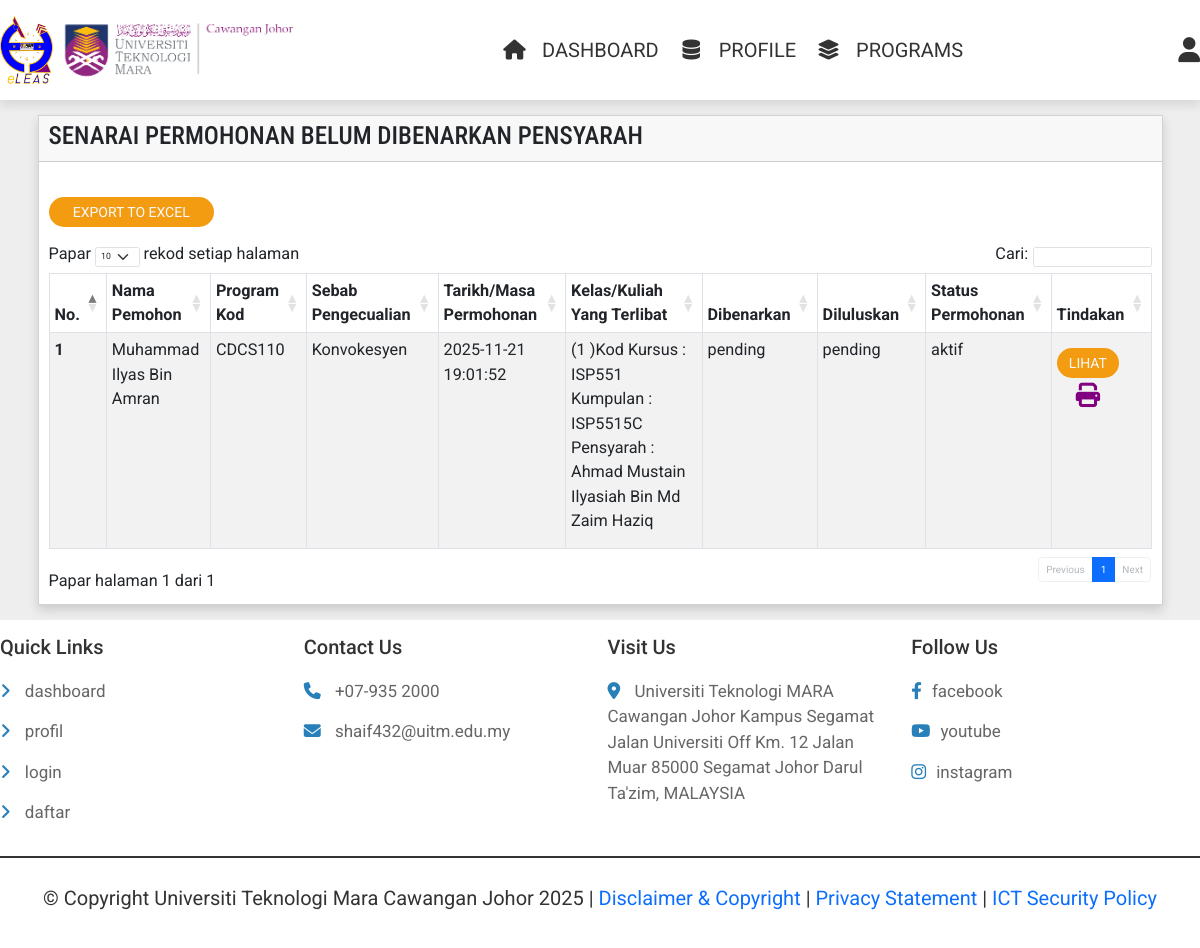
Before: /admin_application.php?application_type=1 (signed in) with the older database file.
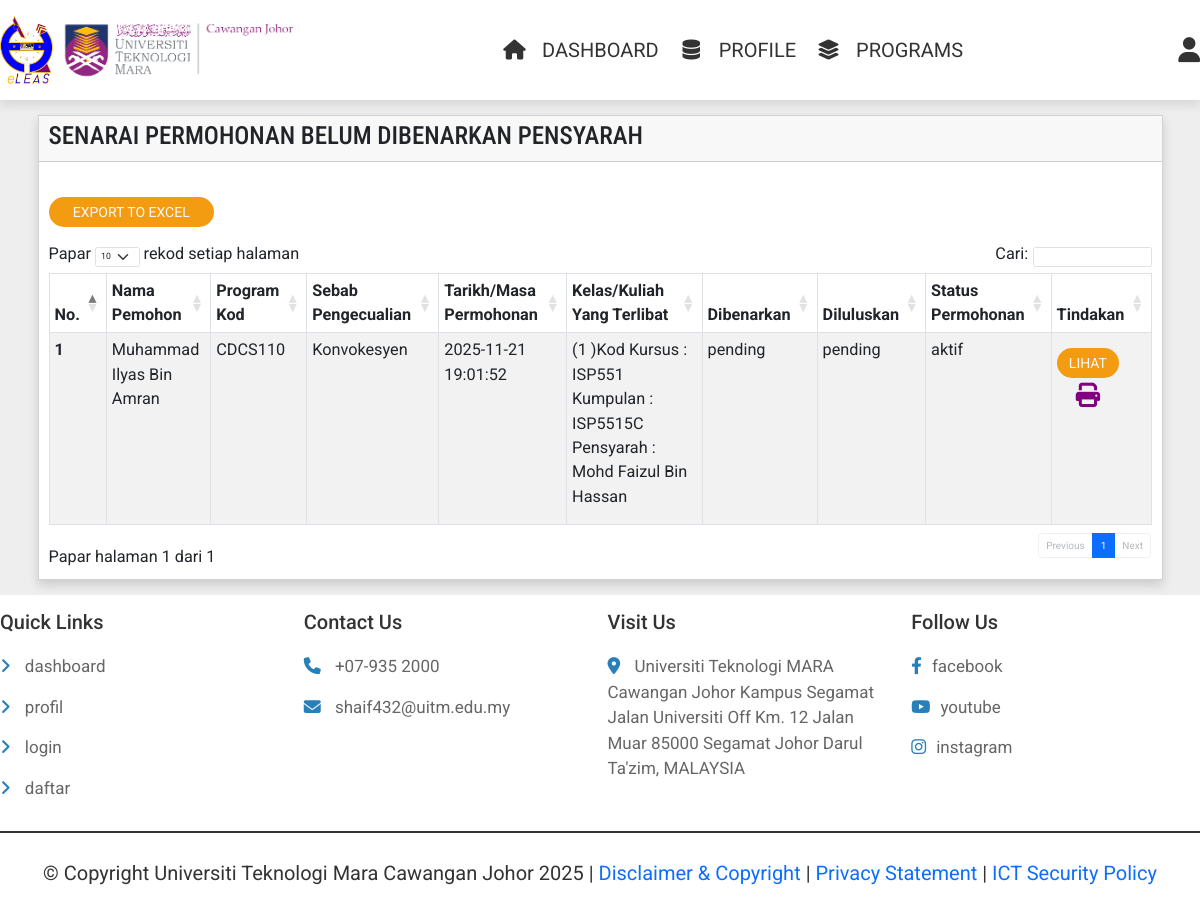
After: the same page with the newer database file.
### tables this page shows
CREATE TABLE `classes` (
  `class_id` int(100) NOT NULL,
  `application_id` int(100) NOT NULL,
  `student_name` varchar(70) NOT NULL,
  `class_date` date NOT NULL,
  `class_day` varchar(70) NOT NULL,
  `class_time` time NOT NULL,
  `course_code` varchar(70) NOT NULL,
  `group` varchar(70) NOT NULL,
  `lecturer_name` varchar(70) NOT NULL,
  `lecturer_id` int(100) NOT NULL,
  `authorization_status` varchar(70) NOT NULL DEFAULT 'pending',
  `signed_status` varchar(70) NOT NULL DEFAULT 'belum',
  `date_authorized` datetime NOT NULL,
  `student_id` int(100) NOT NULL
);

CREATE TABLE `lecturers` (
  `lecturer_id` int(100) NOT NULL,
  `lecturer_name` varchar(70) NOT NULL,
  `staff_no` int(100) NOT NULL,
  `email` varchar(70) NOT NULL,
  `password` varchar(70) NOT NULL,
  `work_phone_no` varchar(70) NOT NULL
);

### admin_application.php (the view, shortened to what the changed rows need)
<?php
include 'components/connect.php';
?>
<!DOCTYPE html>
<html lang="en">
<head>
    <link rel="stylesheet" href="https://cdnjs.cloudflare.com/ajax/libs/font-awesome/6.1.1/css/all.min.css"
 />
    <link rel="stylesheet" href="https://cdn.jsdelivr.net/npm/bootstrap@5.1.3/dist/css/bootstrap.min.css"
>
    <link rel="stylesheet" href="https://cdnjs.cloudflare.com/ajax/libs/font-awesome/6.1.1/css/all.min.css">
    <link href="https://cdn.jsdelivr.net/npm/bootstrap@5.3.0-alpha3/dist/css/bootstrap.min.css" rel="stylesheet"
>
    <link rel="stylesheet" href="css/style.css">
    <link rel="stylesheet" href="css/dataTables.bootstrap.min.css" />
</head>
<body>
    <br>
    <?php
    if (!isset($_SESSION['admin_id'])) {
        header('location:admin_login.php');
    } else {
        ?>
        <div class="container " styles="border-radius: 15px;">
            <div class="row">
                <div class="col-lg-12">
                    <div class="card card-default rounded-0 shadow">
                        <div class="card-header">
                            <div class="row">
                                <div class="col-lg-8 col-md-8 col-sm-8">
                                    <h1 class="card-title"
                                        style="display: flex;  display: flex; align-items: center; font-family: 'Roboto Condensed', sans-serif; ">
                                        <?php
                                         if($_GET['application_type']==1){echo "SENARAI PERMOHONAN BELUM DIBENARKAN PENSYARAH";}
                                        ?>
                                    </h1>
                                </div>
                            </div>
                        </div>
                        <div class="card-body">
                            <br>
                                                    <br>
                            <div class="row">
                                <div class="col-sm-12 table-responsive" style="font-size:162.5%;">
                                    <table id="myTable" class="table table-bordered table-striped">
                                        <thead>
                                            <tr>
                                                <th>No.</th>
                                                <th>Nama Pemohon</th>
                                                <th>Program Kod</th>
                                                <th>Sebab Pengecualian</th>
                                                <th>Tarikh/Masa Permohonan</th>
                                                <th>Kelas/Kuliah Yang Terlibat</th>
                                                <th>Dibenarkan</th>
                                                <th>Diluluskan</th>
                                                <th style="width:60px;">Status Permohonan</th>
                                                <th>Tindakan</th>
                                            </tr>
                                        </thead>
                                        <tbody>
                                            <?php
                                      if($_GET['application_type'] == 1){
                                                $no = 1;
                                                        $result = $conn->prepare("SELECT * FROM `applications` WHERE application_stat=? AND authorization_status =?");
                                                               $result->execute(['aktif',"pending",]);
                                                        if ($result->rowCount() > 0) {
                                                            while ($row = $result->fetch(PDO::FETCH_ASSOC)) {
                                                                $application_id = $row['application_id'];
                                                                $reason_exemption = $row['reason_exemption'];
                                                                $student_id = $row['student_id'];
                                                                $datetime_application = $row['datetime_application'];
                                                                $authorization_status_app = $row['authorization_status'];
                                                                $support_status = $row['support_status'];
                                                                $application_stat = $row['application_stat'];
                                                                $resultx = $conn->prepare("SELECT * FROM `students` WHERE student_id=?");
                                                                $resultx->execute([$student_id]);
                                                                if ($resultx->rowCount() > 0) {
                                                                    while ($rowx = $resultx->fetch(PDO::FETCH_ASSOC)) {
                                                                        $student_name = $rowx['name'];
                                                                        $program_id = $rowx['program_id'];}}
                                                                        $resultx = $conn->prepare("SELECT * FROM `programs` WHERE program_id=?");
                                                                        $resultx->execute([$program_id]);
                                                                        if ($resultx->rowCount() > 0) {
                                                                            while ($rowx = $resultx->fetch(PDO::FETCH_ASSOC)) {
                                                                                $program_code = $rowx['program_code'];}}
                                                        echo '<tr>
                                                                <th>' . $no . '</th>
                                                                <td>' . $student_name . '</td>
                                                                <td>' . $program_code . '</td>
                                                                <td>' . $reason_exemption . '</td>
                                                                <td>' . $datetime_application . '</td>
                                                        '; ?><?php echo '<td>'; ?>
                                                            <?php
                                                            $noC = 0;
                                                            $result4 = $conn->prepare("SELECT * FROM `classes` WHERE application_id=?");
                                                            $result4->execute([$application_id]);
                                                            if ($result4->rowCount() > 0) {
                                                                while ($row4 = $result4->fetch(PDO::FETCH_ASSOC)) {
                                                                    $course_code = $row4['course_code'];
                                                                    $group = $row4['group'];
                                                                    $lecturer_id = $row4['lecturer_id'];
                                                                    $noC = $noC +1 ;
                                                                    $result2 = $conn->prepare("SELECT * FROM `lecturers` WHERE lecturer_id=?");
                                                                    $result2->execute([$lecturer_id]);
                                                                    if ($result2->rowCount() > 0) {
                                                                        while ($row2 = $result2->fetch(PDO::FETCH_ASSOC)) {
                                                                            $lecturer_name = $row2['lecturer_name'];}}
                                                                    ?>
                                                                    <p style= "font-size:100%;">
                                                                        <?php echo "(".$noC. "\n" .")".'Kod Kursus : ' . $course_code .
                                                                        "\n" . 'Kumpulan : ' . $group .
                                                                         "\n" . 'Pensyarah : ' . $lecturer_name .
                                                                         "\n" ; ?>
                                                                    </p>
                                                                    <?php
                                                                }}
                                                                else{
                                                                    echo "Tiada";
                                                                }
                                                                ?>
                                                         <?php echo'</td>';?>
                                                        <?php echo
                                                        '<td>' . $authorization_status_app . '</td>
                                                                <td>' . $support_status . '</td>
                                                                <td>' . $application_stat . '</td>
                                                                   <td>
                                                           <div style="display: flex; justify-content: flex-start; flex-wrap: wrap;"><center>
                                                           <a class=" option-btn text-light btn me-1 underline" href="admin_application_view.php?application_id=' . $application_id . '"
                                                           style="text-transform: uppercase; border-radius: 15px;font-size: 14px; padding: 5px 10px; display: flex; align-items: center; justify-content: center; height: 30px; width: 100%;">
                                                           Lihat
                                                        </a>
                                                        <center><a href="userPDFprint.php?application_id=' . $application_id . '"  class=" underline" style="font-size: 1.5em;" title="Cetak/Muat Turun Permohonan"> <center><i class=" fa fa-print" style="color:purple">
                                                        </i></center></a>&nbsp;&nbsp;&nbsp;&nbsp;</center> </center>
                                                            </div>
                                                </td>
                                                </tr>';
                                                        $no++;
                                                    }}}
                                            ?>
                                        </tbody>
                                    </table>
                                </div>
                            </div>
                        </div>
                    </div>
                </div>
            </div>
        </div>
        <?php
    }
    ?>
    <br>
</body>
</html>

Changed rows visible on the page:
changed through a linked row, classes "ISP551": lecturer.lecturer_name "Ahmad Mustain Ilyasiah Bin Md Zaim Haziq" → "Mohd Faizul Bin Hassan"
